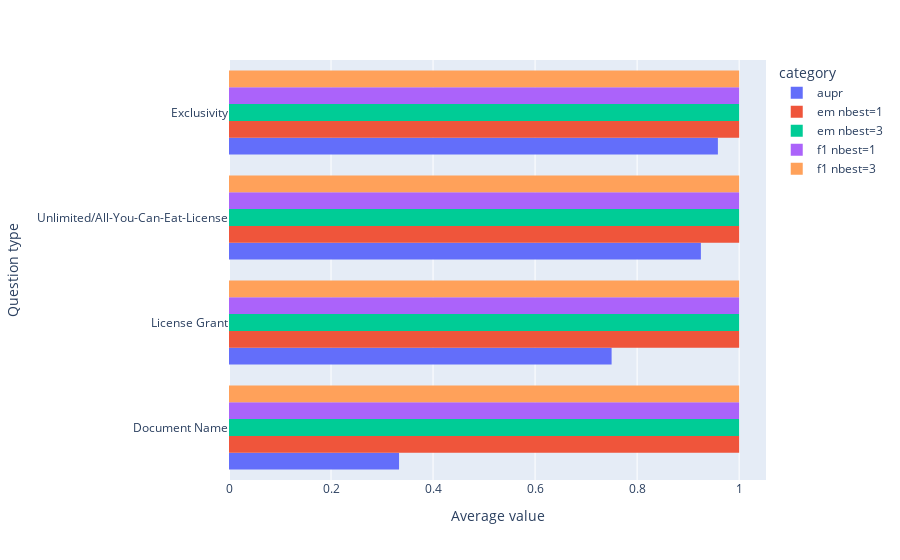

Write notebook code for a chart like this one.
### Code cell
import plotly.express as px
df_final = df_final.sort_values(by=["category",'value'])
fig = px.histogram(df_final, y="question_type", x="value",
             color='category', barmode='group', orientation='h')
fig.update_layout(
    xaxis_title="Average value",
    yaxis_title="Question type",
)
fig.show()

### Figure 1 — Plotly figure (JSON) as saved in the notebook; plotly's stock layout.template omitted (floating-point values rounded to 4 significant figures)
{"data": [{"alignmentgroup": "True", "bingroup": "y", "histfunc": "sum", "hovertemplate": "category=aupr<br>sum of value=%{x}<br>question_type=%{y}<extra></extra>", "legendgroup": "aupr", "marker": {"color": "#636efa", "pattern": {"shape": ""}}, "name": "aupr", "offsetgroup": "aupr", "orientation": "h", "showlegend": true, "type": "histogram", "x": [0, 0.3333, 0.75, 0.925, 0.9583], "xaxis": "x", "y": ["Non-Transferable License", "Document Name", "License Grant", "Unlimited/All-You-Can-Eat-License", "Exclusivity"], "yaxis": "y"}, {"alignmentgroup": "True", "bingroup": "y", "histfunc": "sum", "hovertemplate": "category=em nbest=1<br>sum of value=%{x}<br>question_type=%{y}<extra></extra>", "legendgroup": "em nbest=1", "marker": {"color": "#EF553B", "pattern": {"shape": ""}}, "name": "em nbest=1", "offsetgroup": "em nbest=1", "orientation": "h", "showlegend": true, "type": "histogram", "x": [0, 1, 1, 1, 1], "xaxis": "x", "y": ["Non-Transferable License", "Document Name", "Exclusivity", "License Grant", "Unlimited/All-You-Can-Eat-License"], "yaxis": "y"}, {"alignmentgroup": "True", "bingroup": "y", "histfunc": "sum", "hovertemplate": "category=em nbest=3<br>sum of value=%{x}<br>question_type=%{y}<extra></extra>", "legendgroup": "em nbest=3", "marker": {"color": "#00cc96", "pattern": {"shape": ""}}, "name": "em nbest=3", "offsetgroup": "em nbest=3", "orientation": "h", "showlegend": true, "type": "histogram", "x": [0, 1, 1, 1, 1], "xaxis": "x", "y": ["Non-Transferable License", "Document Name", "Exclusivity", "License Grant", "Unlimited/All-You-Can-Eat-License"], "yaxis": "y"}, {"alignmentgroup": "True", "bingroup": "y", "histfunc": "sum", "hovertemplate": "category=f1 nbest=1<br>sum of value=%{x}<br>question_type=%{y}<extra></extra>", "legendgroup": "f1 nbest=1", "marker": {"color": "#ab63fa", "pattern": {"shape": ""}}, "name": "f1 nbest=1", "offsetgroup": "f1 nbest=1", "orientation": "h", "showlegend": true, "type": "histogram", "x": [0, 1, 1, 1, 1], "xaxis": "x", "y": ["Non-Transferable License", "Document Name", "Exclusivity", "License Grant", "Unlimited/All-You-Can-Eat-License"], "yaxis": "y"}, {"alignmentgroup": "True", "bingroup": "y", "histfunc": "sum", "hovertemplate": "category=f1 nbest=3<br>sum of value=%{x}<br>question_type=%{y}<extra></extra>", "legendgroup": "f1 nbest=3", "marker": {"color": "#FFA15A", "pattern": {"shape": ""}}, "name": "f1 nbest=3", "offsetgroup": "f1 nbest=3", "orientation": "h", "showlegend": true, "type": "histogram", "x": [0, 1, 1, 1, 1], "xaxis": "x", "y": ["Non-Transferable License", "Document Name", "Exclusivity", "License Grant", "Unlimited/All-You-Can-Eat-License"], "yaxis": "y"}], "layout": {"barmode": "group", "legend": {"title": {"text": "category"}, "tracegroupgap": 0}, "margin": {"t": 60}, "xaxis": {"anchor": "y", "domain": [0, 1], "title": {"text": "Average value"}}, "yaxis": {"anchor": "x", "domain": [0, 1], "title": {"text": "Question type"}}}}
